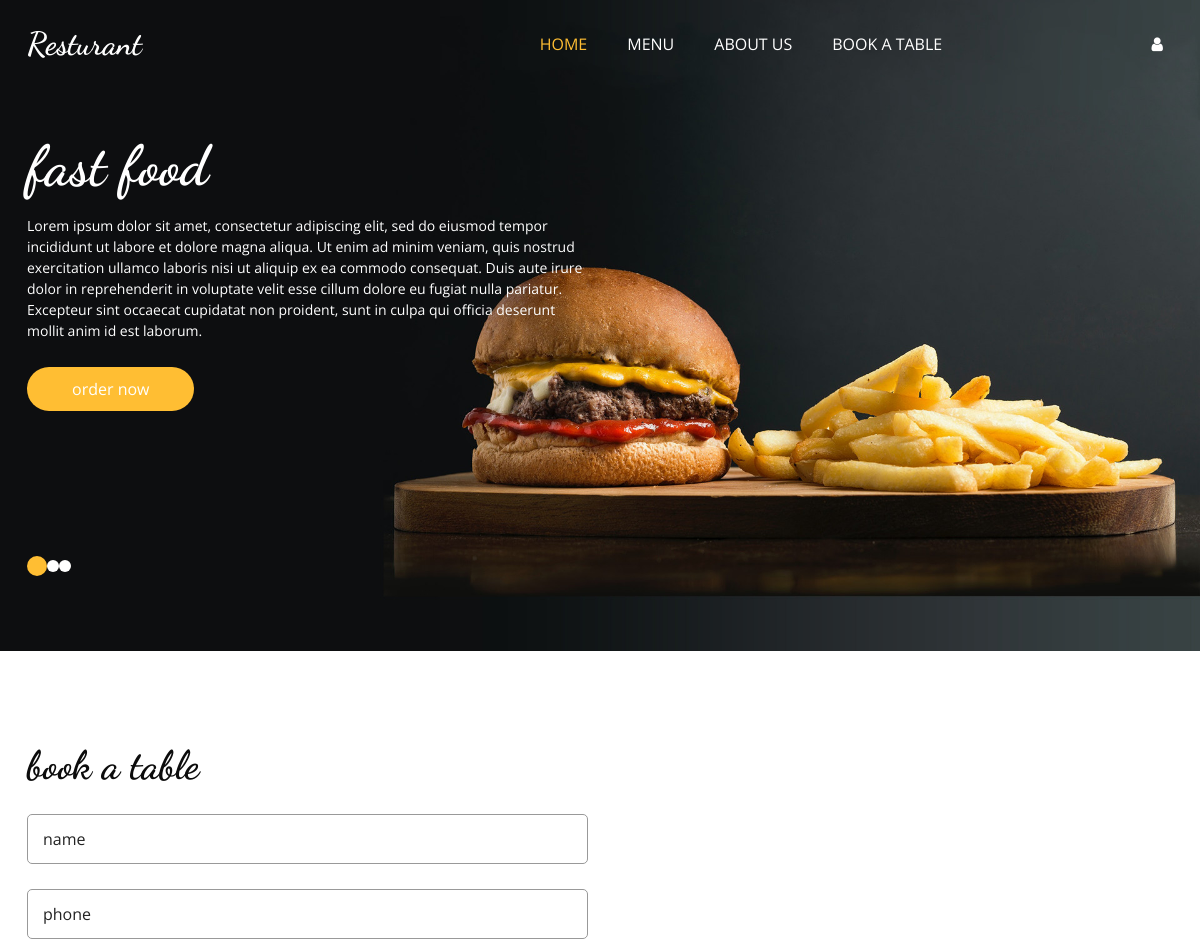
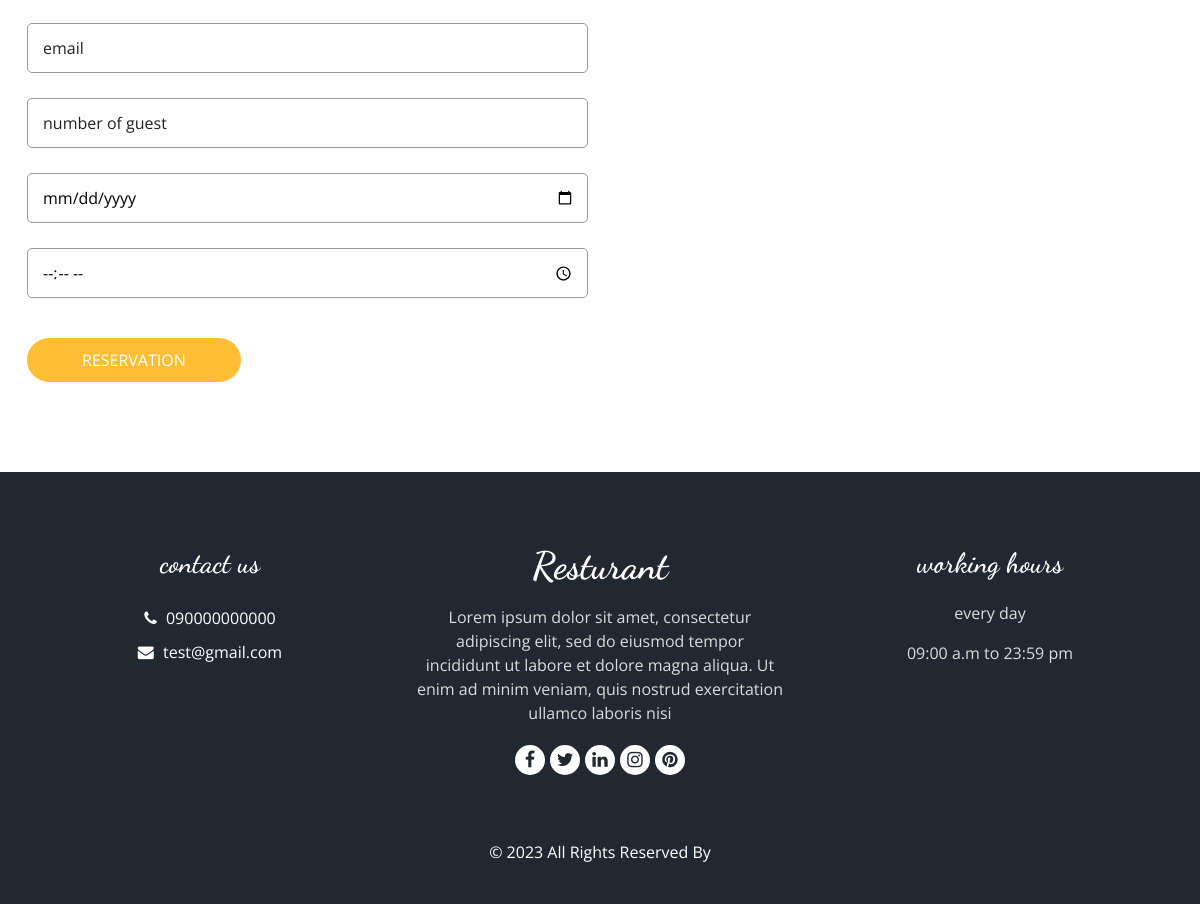
/BookTable, run on the app's committed database (2 pictures, top to bottom).
### food_module/models.py (models this page shows, shortened)
class Footer_data(models.Model):
    phone_number=models.CharField(max_length=200,blank=True,null=True)
    email=models.CharField(max_length=200,blank=True,null=True)
    description=models.TextField(max_length=200,blank=True,null=True)
    facebook_link=models.URLField(blank=True,null=True)
    x_link=models.URLField(blank=True,null=True)
    linkdin_link=models.URLField(blank=True,null=True)
    instagram_link=models.URLField(blank=True,null=True)
    pinterest_link=models.URLField(blank=True,null=True)

### food_module/views.py (the view, shortened to what this page needs)
# urls.py: path('BookTable', views.Book_table.as_view(), name='book_table'),
class Book_table(TemplateView):
    template_name = 'book2.html'
    def get_context_data(self, **kwargs):
        context=super(Book_table, self).get_context_data()
        context['footer'] = models.Footer_data.objects.get()
        context['reserv']=Reservation()
        return context

### food_module/forms.py
class Reservation(forms.Form):
    name =forms.CharField(
        widget=forms.TextInput(attrs={'placeholder' :'name' ,'class' :'form-control'}),
        validators=[
            validators.MaxLengthValidator(100)
        ]
    )
    phone =forms.CharField(
        widget=forms.TextInput(attrs={'placeholder' :'phone' ,'class' :'form-control'}),
        validators=[
            validators.MaxLengthValidator(100)
        ]
    )
    email = forms.EmailField(
        widget=forms.EmailInput(
            attrs={'placeholder': 'email', 'class': 'form-control',}),
        validators=[
            validators.MaxLengthValidator(100),
            validators.EmailValidator
        ]
    )

### food_module/templates/book2.html (shortened to what this page needs)
{% extends 'base.html' %}
{% load static %}
{% block content %}
<body class="sub_page">
  <div class="hero_area">
      <div class="bg-box">
        <img src="{% static 'images/hero-bg.jpg' %}" alt="" />
      </div>
      <header class="header_section">
        <div class="container">
          <nav class="navbar navbar-expand-lg custom_nav-container">
            <a class="navbar-brand" href="{% url 'home_page' %}">
              <span> Resturant </span>
            </a>
            <div class="collapse navbar-collapse" id="navbarSupportedContent">
              <ul class="navbar-nav mx-auto">
                <li class="nav-item active">
                  <a class="nav-link" href="{% url 'home_page' %}"
                    >home <span class="sr-only">(current)</span></a
                  >
                </li>
                <li class="nav-item">
                  <a class="nav-link" href="#menu">Menu</a>
                </li>
                <li class="nav-item">
                  <a class="nav-link" href="{% url 'about_us' %}">about us </a>
                </li>
                <li class="nav-item">
                  <a class="nav-link" href="{% url 'book_table' %}"> book a table</a>
                </li>
              </ul>
              <div class="user_option">
                  {% if user.is_authenticated %}
                  <a href="{% url 'dashboard'%}" class="user_link">
                  <i class="fa fa-user" aria-hidden="true"></i>
                </a>
                      {% else %}
                        <a href="{% url 'login_register' %}" class="user_link">
                  <i class="fa fa-user" aria-hidden="true"></i>
                </a>
                  {% endif %}
          </nav>
        </div>
      </header>
      <section class="slider_section">
        <div id="customCarousel1" class="carousel slide" data-ride="carousel">
          <div class="carousel-inner">
            <div class="carousel-item active">
              <div class="container">
                <div class="row">
                  <div class="col-md-7 col-lg-6">
                    <div class="detail-box">
                      <h1>fast food </h1>
                      <p>
                         Lorem ipsum dolor sit amet, consectetur adipiscing elit, sed do eiusmod tempor incididunt ut labore et dolore magna aliqua. Ut enim ad minim veniam, quis nostrud exercitation ullamco laboris nisi ut aliquip ex ea commodo consequat. Duis aute irure dolor in reprehenderit in voluptate velit esse cillum dolore eu fugiat nulla pariatur. Excepteur sint occaecat cupidatat non proident, sunt in culpa qui officia deserunt mollit anim id est laborum.
                      </p>
                      <div class="btn-box">
                         <a href="{% url 'home_page' %}" class="btn1"> order now </a>
                      </div>
                    </div>
                  </div>
                </div>
              </div>
            </div>
          </div>
          <div class="container">
            <ol class="carousel-indicators">
              <li
                data-target="#customCarousel1"
                data-slide-to="0"
                class="active"
              ></li>
              <li data-target="#customCarousel1" data-slide-to="1"></li>
              <li data-target="#customCarousel1" data-slide-to="2"></li>
            </ol>
          </div>
        </div>
      </section>
    </div>
  <section class="book_section layout_padding">
    <div class="container">
      <div class="heading_container">
        <h2>
          book a table
        </h2>
      </div>
      <div class="row">
        <div class="col-md-6">
          <div class="form_container">
            <form method="post">
              <div>
                  {{ reserv.name }}
              </div>
              <div>
                {{ reserv.phone }}
              </div>
              <div>
                {{ reserv.email }}
              </div>
              <div>
                  <input id="number_i" min="1" type="number" class="form-control" placeholder="number of guest" required>
              </div>
              <div>
                <input id="m_date" type="date" class="form-control" required>
              </div>
                 <div>
                <input id="m_time" type="time" class="form-control"  required>
              </div>
              <div class="btn_box">
                      <button type="button" onclick="bookingg()">
                  Reservation
                </button>
              </div>
            </form  >
          </div>
        </div>
      </div>
    </div>
  </section>
  <footer class="footer_section">
      <div class="container">
        <div class="row">
          <div class="col-md-4 footer-col">
            <div class="footer_contact">
              <h4> contact us  </h4>
              <div class="contact_link_box">
                <a href="">
                  <i class="fa fa-phone" aria-hidden="true"></i>
                  <span>  {{ footer.phone_number }} </span>
                </a>
                <a href="">
                  <i class="fa fa-envelope" aria-hidden="true"></i>
                  <span> {{ footer.email }} </span>
                </a>
              </div>
            </div>
          </div>
          <div class="col-md-4 footer-col">
            <div class="footer_detail">
              <a href="" class="footer-logo"> Resturant </a>
              <p>
                  {{ footer.description }}
			  </p>
              <div class="footer_social">
                <a href="{{ footer.facebook_link }}">
                  <i class="fa fa-facebook" aria-hidden="true"></i>
                </a>
                <a href="{{ footer.x_link }}">
                  <i class="fa fa-twitter" aria-hidden="true"></i>
                </a>
                <a href="{{ footer.linkdin_link }}">
                  <i class="fa fa-linkedin" aria-hidden="true"></i>
                </a>
                <a href="{{ footer.instagram_link }}">
                  <i class="fa fa-instagram" aria-hidden="true"></i>
                </a>
                <a href="{{ footer.pinterest_link }}">
                  <i class="fa fa-pinterest" aria-hidden="true"></i>
                </a>
              </div>
            </div>
          </div>
          <div class="col-md-4 footer-col">
            <h4>working hours</h4>
            <p>every day</p>
            <p>09:00 a.m to 23:59 pm</p>
          </div>
        </div>
        <div class="footer-info">
          <p>
            &copy; <span id="displayYear"></span> All Rights Reserved By
          </p>
        </div>
      </div>
    </footer>
</body>
{% endblock %}

### static/css/responsive.css (style rules this page uses)
@media (min-width: 1200px) { .container { max-width: 1170px; } }

### static/css/login_signup.css (style rules this page uses)
input { color: #FFF; padding-left: 15px !important }

### data on the page
Footer_data: phone_number "090000000000", email "test@gmail.com", description "Lorem ipsum dolor sit amet, consectetur adipiscing elit, sed do eiusmod tempor incididunt ut labore et dolore magna aliqua. Ut enim ad minim veniam, quis nostrud exercitation ullamco laboris nisi"
